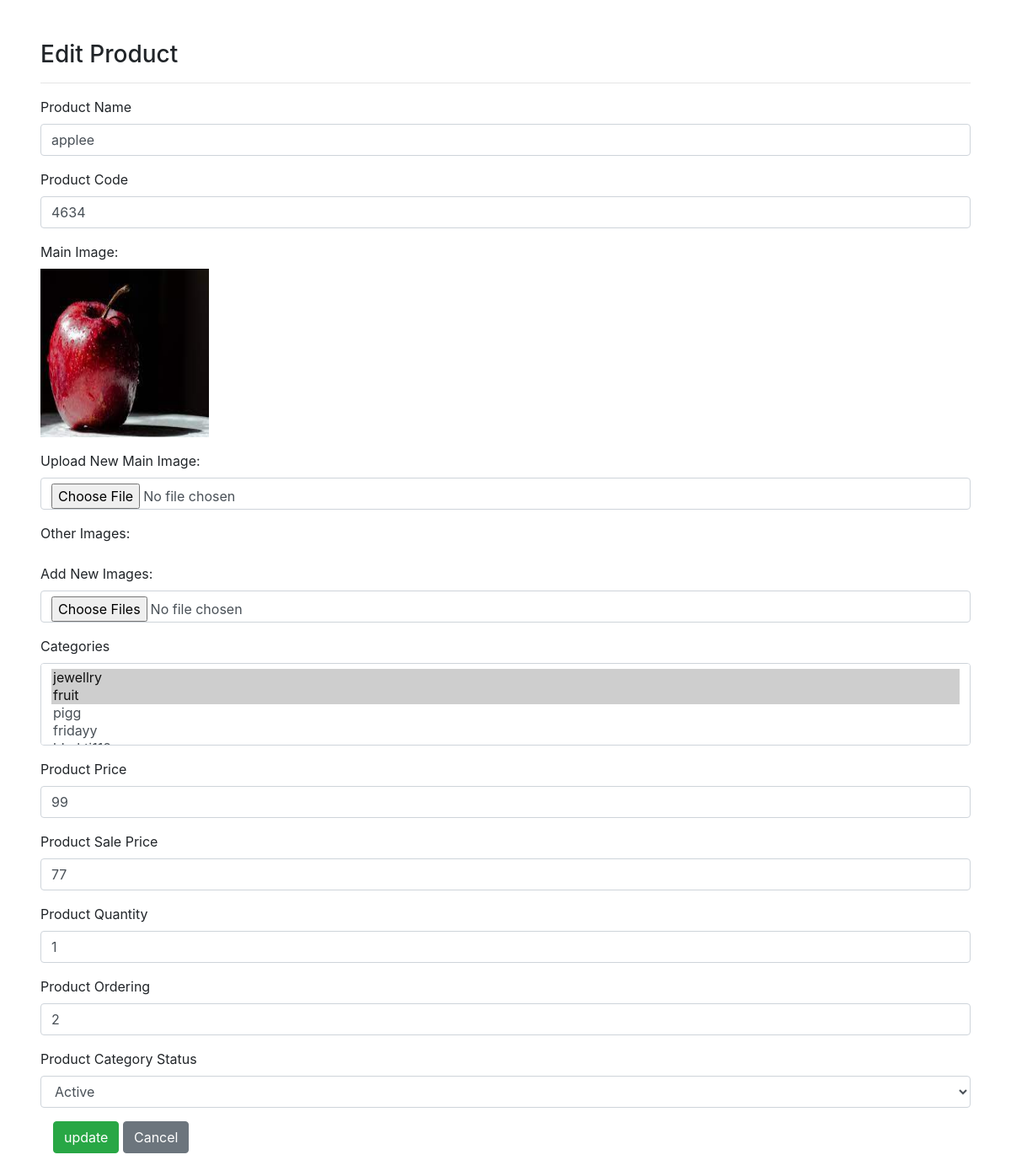
Screenshot of /product-edit.php?type=edit&id=13 (signed in) with the database file from the repository.
### tables this page shows
CREATE TABLE `product` (
  `id` int(11) NOT NULL,
  `name` varchar(200) NOT NULL,
  `product_code` int(11) NOT NULL,
  `price` float NOT NULL,
  `sale_price` float NOT NULL,
  `quantity` int(11) NOT NULL,
  `ordering` int(11) NOT NULL,
  `status` enum('active','inactive') NOT NULL,
  `created_at` timestamp NOT NULL DEFAULT current_timestamp(),
  `updated_at` timestamp NOT NULL DEFAULT current_timestamp() ON UPDATE current_timestamp()
);

CREATE TABLE `product_images` (
  `id` int(11) NOT NULL,
  `product_id` int(11) NOT NULL,
  `image` varchar(200) NOT NULL,
  `is_main_image` tinyint(5) NOT NULL
);

### config/database.php (called while the page is built, shortened)
<?php
class Database
{
    public $con = "";
    public function __construct()
    {
        $this->con = new mysqli("localhost", "root", "", "management");
    }
    public function select($columns, $table, $where = NULL) {
        $data = [];
        $query = 'SELECT ' . $columns . ' FROM ' . $table  .  $where;
        $result = $this->con->query($query);
        if ($result) {
            while ($row = $result->fetch_assoc()) {
                $data[] = $row;
            }
        } else {
            echo "Error: " . $this->con->error;
            return false;
        }
        return $data;
    }
    public function query($sql) {
        return $this->con->query($sql);
    }
}

### config/index.php (called while the page is built, shortened)
<?php
require_once("config/database.php");
$db=new Database();
?>

### product-edit.php (the view, shortened to what this page needs)
<?php
require_once('config/index.php');
?>
<?php
if (isset($_GET['type']) && $_GET['type'] == 'edit') {
    if (isset($_GET['id'])) {
        $productId = $_GET['id'];
        $productId = filter_var($productId, FILTER_VALIDATE_INT);
        $imageColumns = "*";
        $imageTable = "product_images";
        $imageWhereCondition = " WHERE product_id = $productId";
        $imageResult = $db->select($imageColumns, $imageTable, $imageWhereCondition);
        if ($productId !== false) {
            $categories = $db->select("*", "category");
            $productId = $productId;
            $tbl = 'product';
            $condition = "id = $productId";
            $query = "SELECT * FROM $tbl WHERE $condition";
            $result = $db->query($query);
            $images = array();
            if ($result->num_rows > 0) {
                $product = $db->select("*", $tbl, " WHERE $condition");
                if (!empty($product)) {
                    $images = array();
                    $product = $product[0];
                    $editproductName = $product['name'];
                    $editproduct_code = $product['product_code'];
                    $editproductprice = $product['price'];
                    $editproductsale_price = $product['sale_price'];
                    $editproductquantity = $product['quantity'];
                    $editproductOrdering = $product['ordering'];
                    $editproductStatus = $product['status'];
                    $editedproductId = isset($_POST['editproductId']) ? $_POST['editproductId'] : null;
                    $deleteCategoriesQuery = "DELETE FROM product_category WHERE product_id = '$editedproductId'";
                    $db->query($deleteCategoriesQuery);
                    $images = $db->select("*", "product_images", " WHERE product_id = '$productId'");
                    $images = array_map(function ($image) {
                        return [
                            'id' => $image['id'],
                            'name' => $image['image']
                        ];
                    }, $images);
                }
            }
        } else {
        }
    } else {
    }
}
?>
<!DOCTYPE html>
<html lang="en">
<head>
    <?php
    include_once('link.php');
    ?>
</head>
<body>
    <div class=" p-5">
        <h3>Edit Product</h3>
        <hr>
        <form method="post" enctype="multipart/form-data">
            <div class="form-group">
                <label for="exampleFormControlInput1">Product Name</label>
                <input type="text" name="editproductName" class="form-control" value="<?php echo htmlspecialchars($editproductName); ?>" required>
            </div>
            <div class="form-group">
                <label for="exampleFormControlInput1">Product Code</label>
                <input type="text" name="editproduct_code" class="form-control" id="exampleFormControlInput1" value="<?php echo isset($editproduct_code) ? $editproduct_code : ''; ?>" placeholder="" required>
            </div>
<div class="form-group">
    <label for="mainImage">Main Image:</label>
    <?php if (!empty($images)) : ?>
        <?php $mainImage = reset($images); ?>
        <div class="image-container">
            <img src="Images/<?php echo $mainImage['name']; ?>" alt="Main Product Image" style="width: 200px; height: 200px;">
        </div>
    <?php else : ?>
        <p>No main image available.</p>
    <?php endif; ?>
</div>
<div class="form-group">
    <label for="newMainImage">Upload New Main Image:</label>
    <input type="file" name="newMainImage" class="form-control" accept="image/*">
</div>
<div class="form-group">
    <label>Other Images:</label>
</div>
            <div class="form-group">
                <label for="editProductImage">Add New Images:</label>
                <input type="file" name="newImages[]" class="form-control" id="editProductImage" multiple>
            </div>
            <div class="form-group">
                <label for="editproductcategories">Categories</label>
                <select class="form-control" multiple name="editproductcategories[]" id="editproductcategories">
                    <?php
                    $selectedCategoriesQuery = "SELECT category_id FROM product_category WHERE product_id = $productId";
                    $selectedCategoriesResult = $db->query($selectedCategoriesQuery);
                    $selectedCategoryIds = $selectedCategoriesResult->fetch_all(MYSQLI_ASSOC);
                    $editedproductcategories = array_column($selectedCategoryIds, 'category_id');
                    print_r($editedproductcategories);
                    foreach ($categories as $category) {
                        $categoryId = $category['id'];
                        $categoryName = $category['name'];
                        $selected = in_array($categoryId, $editedproductcategories) ? 'selected' : '';
                        echo "<option value=\"$categoryId\" $selected>$categoryName</option>";
                    }
                    ?>
                </select>
            </div>
            <div class="form-group">
                <label for="exampleFormControlInput1">Product Price</label>
                <input type="text" name="editproductprice" class="form-control" id="exampleFormControlInput1" placeholder="" value="<?php echo $editproductprice ?>" required>
            </div>
            <div class="form-group">
                <label for="exampleFormControlInput1">Product Sale Price</label>
                <input type="text" name="editproductsale_price" class="form-control" id="exampleFormControlInput1" value="<?php echo $editproductsale_price; ?>" placeholder="" required>
            </div>
            <div class="form-group">
                <label for="exampleFormControlInput1">Product Quantity</label>
                <input type="text" name="editproductquantity" class="form-control" id="exampleFormControlInput1" placeholder="" value="<?php echo $editproductquantity; ?>" required>
            </div>
            <div class="form-group">
                <label for="exampleFormControlInput1">Product Ordering</label>
                <input type="text" name="editproductOrdering" class="form-control" id="exampleFormControlInput1" placeholder="" value="<?php echo $editproductOrdering; ?>" required>
            </div>
            <div class="form-group">
                <label for="exampleFormControlSelect1">Product Category Status</label><br>
                <select name="editproductStatus" class="form-control">
                    <option value="active" <?php echo ($editproductStatus == 'active') ? 'selected' : ''; ?>>Active</option>
                </select>
            </div>
            <div class="form-group">
                <div class="col-sm-offset-3 col-sm-9">
                    <input type="submit" name="update" value="update" class="btn btn-success">
                    <button type="button" class="btn btn-secondary" onclick="window.location.href='product-list.php';">Cancel</button>
                </div>
            </div>
        </form>
    </div>
</body>

### rows the page displays
product: editproductName "applee", editproduct_code "4634", editproductprice "99", editproductsale_price "77", editproductquantity "1", editproductOrdering "2", editproductStatus "Active"
product_images: image (picture)

### other values shown
form field value "jewellry ☑ / fruit ☑ / pigg / fridayy"
